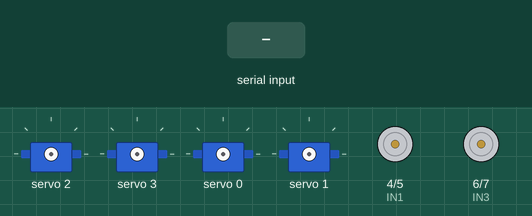
Recording of a sketch running on a simulated Arduino Uno, built with avr-gcc and run on an emulated ATmega328P. On the bench: 4 × servo, motor-driver pin pairs drawn as motors (green arrow = first pin HIGH = forward, orange = second pin HIGH = backward, longer = more drive). Inputs (shaded band) come from the test bench.

Above: at 1.2 s.
1.3 s: "C" received over the second serial link
2.8 s: "E" received over the second serial link
4.3 s: "G" received over the second serial link
5.8 s: "B" received over the second serial link
7.3 s: "R" received over the second serial link
At 8.0 s:
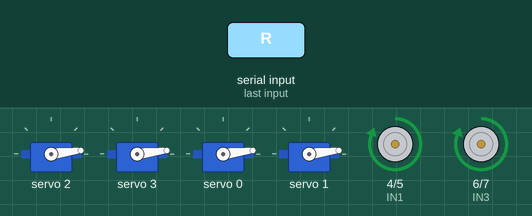
8.8 s: "O" received over the second serial link
At 9.1 s:
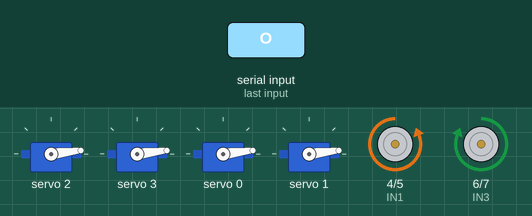
Timing chart, 0 to 11.3 s (numbered marks = the images above; inputs shaded):
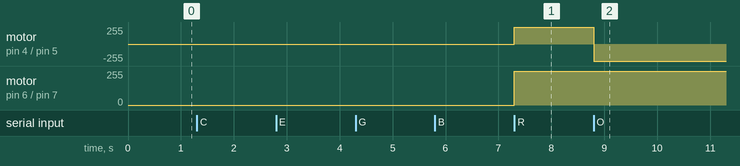

The sketch:

Arm_and_Motor.ino
```cpp
/***************************************************
  This is an example for our Adafruit 16-channel PWM & Servo driver
  Servo test

 ****************************************************/

#include <Wire.h>
#include <Adafruit_PWMServoDriver.h>
#include <SoftwareSerial.h>

// called this way, it uses the default address 0x40
Adafruit_PWMServoDriver pwm = Adafruit_PWMServoDriver();

#define SERVOMIN  150
#define SERVOMAX  600

SoftwareSerial robot (10,11); // RX,TX
uint16_t bluetooth;

int servo_position_Gripper = 0;
int degree_Gripper=0;

int servo_position_Base = 0;
int degree_Base=0;

int servo_position_Shoulder = 0;
int degree_Shoulder=0;

int servo_position_Elbow = 0;
int degree_Elbow=0;


int IN1 = 4;
int IN2 = 5;
int IN3 = 6;
int IN4 = 7;

#define servoGripper   0
#define servoBase      1
#define servoShoulder  2
#define servoElbow     3


void setup() {

  // Pino motores
 pinMode(IN1, OUTPUT);
 pinMode(IN2, OUTPUT);
 pinMode(IN3, OUTPUT);
 pinMode(IN4, OUTPUT);


  Serial.begin(9600);
  robot.begin(9600);

  pwm.begin();

  pwm.setPWMFreq(60);  // Analog servos run at ~60 Hz updates

  pwm.setPWM(servoGripper, 0, 0);
  pwm.setPWM(servoBase, 0, 0);
  pwm.setPWM(servoShoulder, 0, 0);
  pwm.setPWM(servoElbow, 0, 0);

  delay(10);


}


void loop() {

if (robot.available() > 0) {
    bluetooth = (char)robot.read();

    switch (bluetooth){
     case 'C':
        controlServo_Shoulder(servoShoulder,'P');
      break;

      case 'D':
        controlServo_Shoulder(servoShoulder,'L');
      break;

      case 'E':
        controlServo_Elbow(servoElbow,'P');
      break;

      case 'F':
         controlServo_Elbow(servoElbow,'L');
      break;

      case 'G':
          controlServo_Gripper(servoGripper,'P');
      break;

      case 'H':
          controlServo_Gripper(servoGripper,'L');
      break;

      case 'B':
        controlServo_Base(servoBase,'P');
      break;

      case 'A':
        controlServo_Base(servoBase,'L');
      break;

      case 'R':
      motor_A_frente();
      motor_B_frente();
      break;

      case 'O':
      motor_A_atras();
      motor_B_frente();
      break;

      case 'P':
      motor_A_frente();
      motor_B_atras();
      break;

      case 'Q':
      motor_A_atras();
      motor_B_atras();
      break;
      case 'S':
      motor_B_parar();
      motor_A_parar();
      break;
    }
  }


}

  void controlServo_Base( int numberServo, char incremento){

      if( incremento == 'P'){

          if(servo_position_Base<180){
            servo_position_Base ++;
            degree_Base = map (servo_position_Base,0,180,SERVOMIN,SERVOMAX);
            pwm.setPWM(numberServo, 0, degree_Base);
            delay(5);
          }
    }
    else if (incremento == 'L'){

        if(servo_position_Base>0){
           servo_position_Base--;
           degree_Base = map (servo_position_Base,0,180,SERVOMIN,SERVOMAX);
           pwm.setPWM(numberServo, 0, degree_Base);
           delay(5);
       }
    }
  }


 void controlServo_Gripper( int numberServo, char incremento){

      if( incremento == 'P'){

          if(servo_position_Gripper<180){
            servo_position_Gripper ++;
            degree_Gripper = map (servo_position_Gripper,0,180,SERVOMIN,SERVOMAX);
            pwm.setPWM(numberServo, 0, degree_Gripper);
            delay(5);
          }
    }
    else if (incremento == 'L'){

        if(servo_position_Gripper>0){
           servo_position_Gripper--;
           degree_Gripper = map (servo_position_Gripper,0,180,SERVOMIN,SERVOMAX);
           pwm.setPWM(numberServo, 0, degree_Gripper);
           delay(5);
       }
    }
  }


 void controlServo_Shoulder( int numberServo, char incremento){

      if( incremento == 'P'){

          if(servo_position_Shoulder<180){
            servo_position_Shoulder ++;
            degree_Shoulder = map (servo_position_Shoulder,0,180,SERVOMIN,SERVOMAX);
            pwm.setPWM(numberServo, 0, degree_Shoulder);
            delay(5);
          }
    }
    else if (incremento == 'L'){

        if(servo_position_Shoulder>0){
           servo_position_Shoulder--;
           degree_Shoulder = map (servo_position_Shoulder,0,180,SERVOMIN,SERVOMAX);
           pwm.setPWM(numberServo, 0, degree_Shoulder);
           delay(5);
       }
    }
  }


void controlServo_Elbow( int numberServo, char incremento){

      if( incremento == 'P'){

          if(servo_position_Elbow<180){
            servo_position_Elbow ++;
            degree_Elbow = map (servo_position_Elbow,0,180,SERVOMIN,SERVOMAX);
            pwm.setPWM(numberServo, 0, degree_Elbow);
            delay(5);
          }
    }
    else if (incremento == 'L'){

        if(servo_position_Elbow>0){
           servo_position_Elbow--;
           degree_Elbow = map (servo_position_Elbow,0,180,SERVOMIN,SERVOMAX);
           pwm.setPWM(numberServo, 0, degree_Elbow);
           delay(5);
       }
    }
  }


  //      *** MOTOR A ***
void motor_A_frente(){

 digitalWrite(IN1, HIGH);
 digitalWrite(IN2, LOW);
}

void motor_A_parar(){

 digitalWrite(IN1, LOW);
 digitalWrite(IN2, LOW);
  }

void motor_A_atras(){


 digitalWrite(IN1, LOW);
 digitalWrite(IN2, HIGH);
}

//    ***   MOTOR B ***

void motor_B_frente(){

 digitalWrite(IN3, HIGH);
 digitalWrite(IN4, LOW);
}
void motor_B_parar(){
  //Parar o motor B
 digitalWrite(IN3, LOW);
 digitalWrite(IN4, LOW);
}
void motor_B_atras(){

 digitalWrite(IN3, LOW);
 digitalWrite(IN4, HIGH);
}
```

Measured:
- after the input at 7.3 s, motor on pin 4 (IN1) / pin 5 (IN2), motor on pin 6 (IN3) / pin 7 (IN4): stopped → forward 255/255 at once
- after the input at 8.8 s, motor on pin 4 (IN1) / pin 5 (IN2): forward 255/255 → backward 255/255 at once
